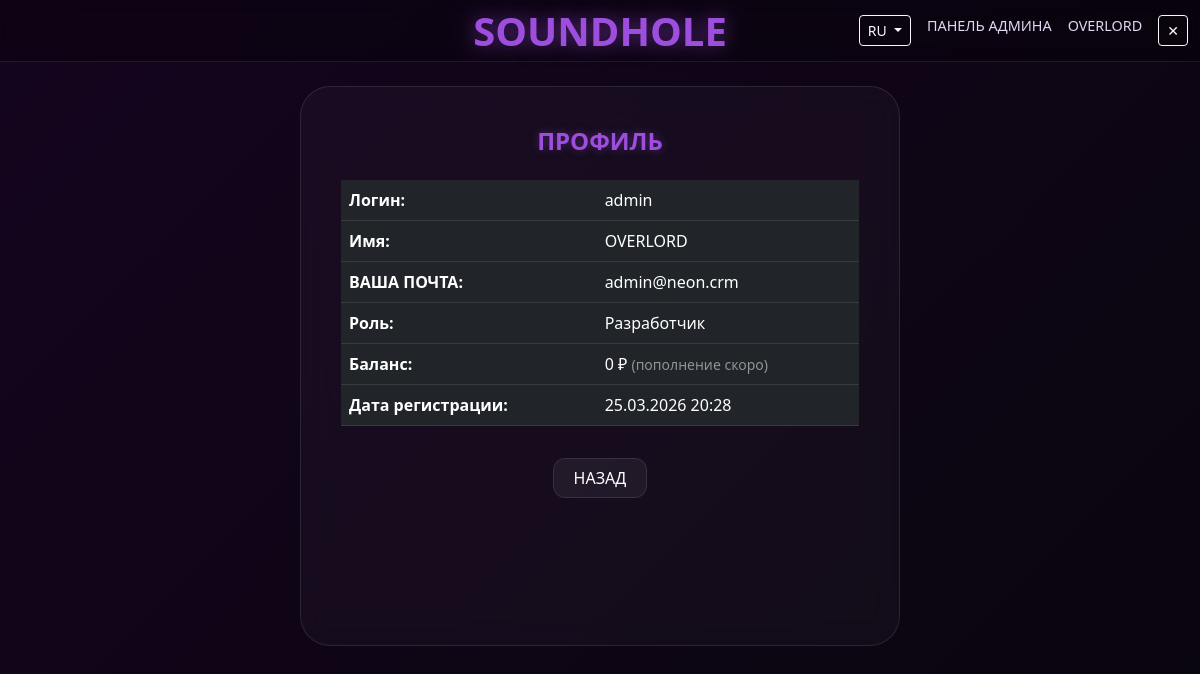
Before: /account (signed in) with the older database file.
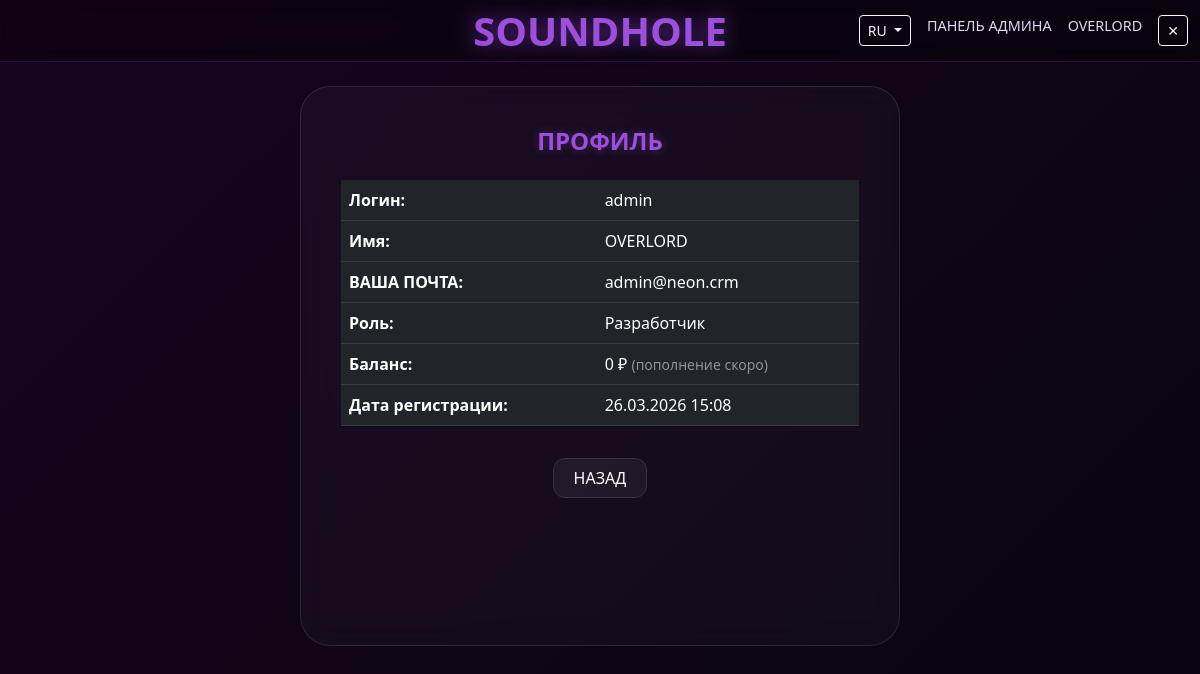
After: the same page with the newer database file.
### backend/database/models/users_model.py (models this page shows, shortened)
class UserModel(SqlAlchemyBase):
    __tablename__ = 'users'
    id = sqlalchemy.Column(
        sqlalchemy.Integer, primary_key=True, autoincrement=True)
    username = sqlalchemy.Column(
        sqlalchemy.String, index=True, unique=True, nullable=True)
    name = sqlalchemy.Column(sqlalchemy.String, nullable=True)
    about = sqlalchemy.Column(sqlalchemy.String, nullable=True)
    email = sqlalchemy.Column(
        sqlalchemy.String, index=True, unique=True, nullable=True)
    role = sqlalchemy.Column(sqlalchemy.String, default='user')
    funds = sqlalchemy.Column(sqlalchemy.Integer, default=0)
    inn = sqlalchemy.Column(sqlalchemy.String, nullable=True)
    rkn_number = sqlalchemy.Column(sqlalchemy.String, nullable=True)
    docs_path = sqlalchemy.Column(
        sqlalchemy.String, nullable=True)  # Путь к папке с доками
    status = sqlalchemy.Column(sqlalchemy.String, default='active')
    hashed_password = sqlalchemy.Column(sqlalchemy.String, nullable=True)
    created_date = sqlalchemy.Column(
        sqlalchemy.DateTime, default=datetime.datetime.now)
    news = orm.relationship("NewsModel", back_populates='user')

### app.py (the view)
@app.route('/account')
def account():
    if 'user_id' not in session:
        return redirect(url_for('login', register_first=1))
    db_sess = db_session.create_session()
    user = db_sess.query(UserModel).filter(UserModel.id == session['user_id']).first()
    if not user:
        session.clear()
        db_sess.close()
        return redirect(url_for('login'))
    db_sess.close()
    return render_template('account.html', user=user)

### app.py (called while the page is built)
@app.context_processor
def inject_vars():
    lang = session.get('lang', 'ru')
    return dict(txt=TRANSLATIONS.get(lang, TRANSLATIONS['ru']), current_lang=lang)

### backend/database/db_session.py (called while the page is built)
def create_session() -> Session:
    global __factory
    return __factory()

### templates/account.html (shortened to what this page needs)
{% extends 'base.html' %}
{% block content %}
<div class="container d-flex justify-content-center" style="min-height: 70vh;">
    <div class="custom-card card-home" style="max-width: 600px; width: 100%;">
        <h2 class="page-title text-center mb-4">{{ txt.profile }}</h2>
        <div class="table-responsive">
            <table class="table table-dark">
                <tr>
                    <th>{{ txt.username }}:</th>
                    <td>{{ user.username }}</td>
                </tr>
                <tr>
                    <th>{{ txt.name }}:</th>
                    <td>{{ user.name }}</td>
                </tr>
                <tr>
                    <th>{{ txt.email }}:</th>
                    <td>{{ user.email }}</td>
                </tr>
                <tr>
                    <th>{{ txt.role }}:</th>
                    <td>
                        {% if user.role == 'user' %}{{ txt.listener }}
                        {% elif user.role == 'band' %}{{ txt.band }}
                        {% else %}{{ txt.admin }}{% endif %}
                    </td>
                </tr>
                <tr>
                    <th>{{ txt.funds }}:</th>
                    <td>{{ user.funds }} {% if current_lang == 'sq' %}{{ txt.all }}{% else %}{{ txt.rub }}{% endif %}
                        <small class="text-white-50">(пополнение скоро)</small>
                    </td>
                </tr>
                <tr>
                    <th>{{ txt.created }}:</th>
                    <td>{{ user.created_date.strftime('%d.%m.%Y %H:%M') if user.created_date else '-' }}</td>
                </tr>
            </table>
        </div>
        <div class="text-center mt-4">
            <a href="{{ url_for('index') }}" class="btn-back">{{ txt.back }}</a>
        </div>
    </div>
</div>
{% endblock %}

### templates/base.html (shortened to what this page needs)
<!DOCTYPE html>
<html lang="ru">
<head>
    <link href="https://cdn.jsdelivr.net/npm/bootstrap@5.3.0/dist/css/bootstrap.min.css" rel="stylesheet">
    <link rel="stylesheet" href="{{ url_for('static', filename='css/style.css') }}">
</head>
<body>
    <nav class="navbar navbar-expand-lg navbar-dark">
        <div class="container-fluid">
            <a class="navbar-brand mx-auto position-absolute start-50 translate-middle-x" href="{{ url_for('index') }}">SOUNDHOLE</a>
            <div class="d-flex ms-auto">
                <div class="dropdown me-3">
                    <button class="btn btn-outline-light btn-sm dropdown-toggle" type="button" data-bs-toggle="dropdown">
                        {{ current_lang|upper }}
                    </button>
                </div>
                {% if session.get('role') == 'admin' %}
                <a class="nav-link me-3 admin-link" href="{{ url_for('developers') }}">{{ txt.admin_panel }}</a>
                {% endif %}
                {% if session.get('user_id') %}
                <a class="nav-link me-3 profile-link" href="{{ url_for('account') }}">
                    {{ session['display_name'] }}
                </a>
                <a class="btn btn-outline-light btn-sm" href="{{ url_for('logout') }}">✕</a>
                {% else %}
                <a class="btn btn-outline-light btn-sm" href="{{ url_for('login') }}">{{ txt.login }}</a>
                {% endif %}
            </div>
        </div>
    </nav>
    <main class="container mt-4">
        {% block content %}{% endblock %}
    </main>
</body>
</html>

Changed rows visible on the page:
changed UserModel "admin": created_date "25.03.2026 20:28" → "26.03.2026 15:08"
